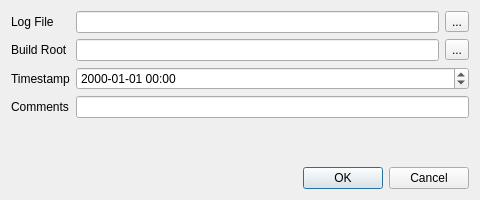
<?xml version="1.0" encoding="UTF-8"?>
<ui version="4.0">
 <class>FileSelectionDialog</class>
 <widget class="QDialog" name="FileSelectionDialog">
  <property name="geometry">
   <rect>
    <x>0</x>
    <y>0</y>
    <width>480</width>
    <height>200</height>
   </rect>
  </property>
  <property name="windowTitle">
   <string>Dialog</string>
  </property>
  <layout class="QGridLayout" name="gridLayout">
   <item row="5" column="1" colspan="2">
    <widget class="QDialogButtonBox" name="buttonBox">
     <property name="orientation">
      <enum>Qt::Horizontal</enum>
     </property>
     <property name="standardButtons">
      <set>QDialogButtonBox::Cancel|QDialogButtonBox::Ok</set>
     </property>
    </widget>
   </item>
   <item row="0" column="0">
    <widget class="QLabel" name="label">
     <property name="text">
      <string>Log File</string>
     </property>
    </widget>
   </item>
   <item row="4" column="1">
    <spacer name="verticalSpacer">
     <property name="orientation">
      <enum>Qt::Vertical</enum>
     </property>
     <property name="sizeHint" stdset="0">
      <size>
       <width>20</width>
       <height>40</height>
      </size>
     </property>
    </spacer>
   </item>
   <item row="3" column="1" colspan="2">
    <widget class="QLineEdit" name="le_comments"/>
   </item>
   <item row="2" column="0">
    <widget class="QLabel" name="label_2">
     <property name="text">
      <string>Timestamp</string>
     </property>
    </widget>
   </item>
   <item row="3" column="0">
    <widget class="QLabel" name="label_3">
     <property name="text">
      <string>Comments</string>
     </property>
    </widget>
   </item>
   <item row="2" column="1" colspan="2">
    <widget class="QDateTimeEdit" name="dateTimeEdit">
     <property name="displayFormat">
      <string>yyyy-MM-dd HH:mm</string>
     </property>
    </widget>
   </item>
   <item row="0" column="1">
    <widget class="QLineEdit" name="le_file">
     <property name="sizePolicy">
      <sizepolicy hsizetype="Expanding" vsizetype="Fixed">
       <horstretch>0</horstretch>
       <verstretch>0</verstretch>
      </sizepolicy>
     </property>
    </widget>
   </item>
   <item row="0" column="2">
    <widget class="QToolButton" name="tb_file">
     <property name="sizePolicy">
      <sizepolicy hsizetype="Maximum" vsizetype="Fixed">
       <horstretch>0</horstretch>
       <verstretch>0</verstretch>
      </sizepolicy>
     </property>
     <property name="text">
      <string>...</string>
     </property>
    </widget>
   </item>
   <item row="1" column="0">
    <widget class="QLabel" name="label_4">
     <property name="text">
      <string>Build Root</string>
     </property>
    </widget>
   </item>
   <item row="1" column="1">
    <widget class="QLineEdit" name="le_root"/>
   </item>
   <item row="1" column="2">
    <widget class="QToolButton" name="tb_root">
     <property name="text">
      <string>...</string>
     </property>
    </widget>
   </item>
  </layout>
 </widget>
 <resources/>
 <connections>
  <connection>
   <sender>buttonBox</sender>
   <signal>accepted()</signal>
   <receiver>FileSelectionDialog</receiver>
   <slot>accept()</slot>
   <hints>
    <hint type="sourcelabel">
     <x>248</x>
     <y>254</y>
    </hint>
    <hint type="destinationlabel">
     <x>157</x>
     <y>274</y>
    </hint>
   </hints>
  </connection>
  <connection>
   <sender>buttonBox</sender>
   <signal>rejected()</signal>
   <receiver>FileSelectionDialog</receiver>
   <slot>reject()</slot>
   <hints>
    <hint type="sourcelabel">
     <x>316</x>
     <y>260</y>
    </hint>
    <hint type="destinationlabel">
     <x>286</x>
     <y>274</y>
    </hint>
   </hints>
  </connection>
 </connections>
</ui>
